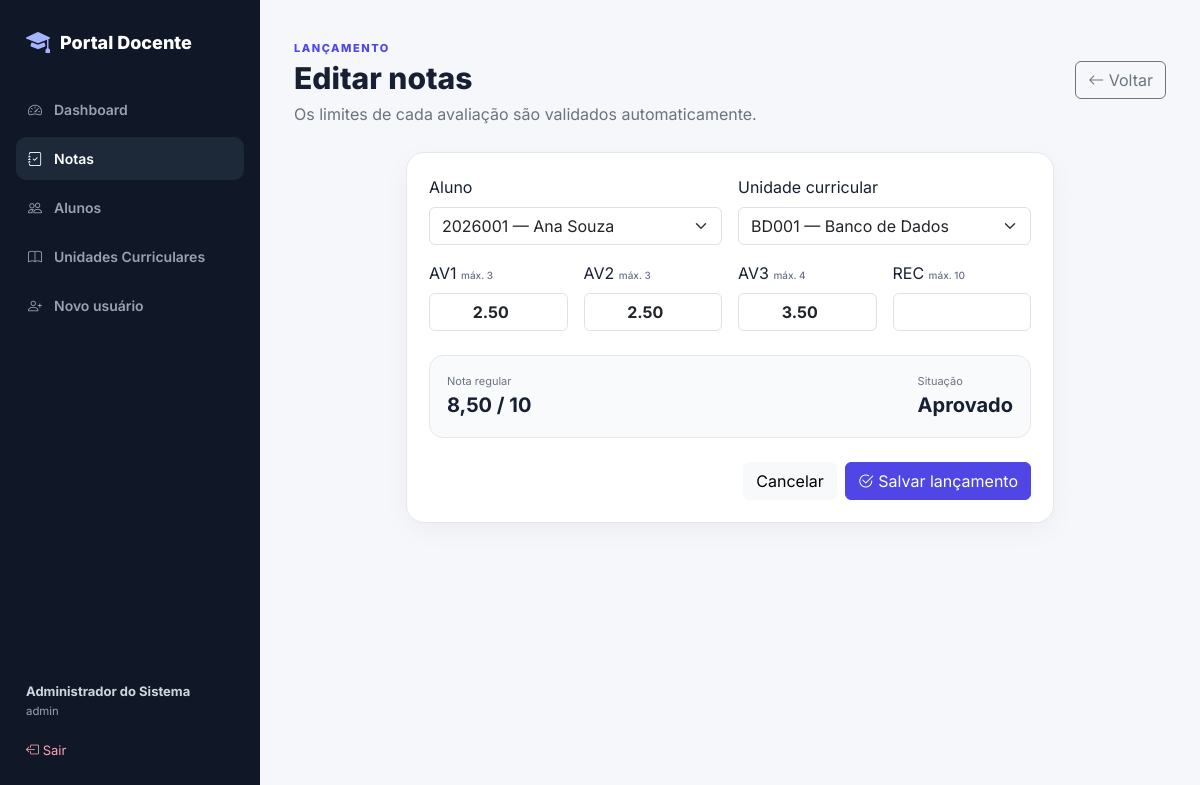
Screenshot of /View/nota_form.php?id=1 (signed in) with the database file from the repository.
### tables this page shows
CREATE TABLE notas (
    id INT UNSIGNED AUTO_INCREMENT PRIMARY KEY,
    aluno_id INT UNSIGNED NOT NULL,
    uc_id INT UNSIGNED NOT NULL,
    av1 DECIMAL(4,2) NULL,
    av2 DECIMAL(4,2) NULL,
    av3 DECIMAL(4,2) NULL,
    rec DECIMAL(4,2) NULL,
    criado_em TIMESTAMP NOT NULL DEFAULT CURRENT_TIMESTAMP,
    atualizado_em TIMESTAMP NOT NULL DEFAULT CURRENT_TIMESTAMP ON UPDATE CURRENT_TIMESTAMP,

    CONSTRAINT chk_av1 CHECK (av1 IS NULL OR (av1 >= 0 AND av1 <= 3)),
    CONSTRAINT chk_av2 CHECK (av2 IS NULL OR (av2 >= 0 AND av2 <= 3)),
    CONSTRAINT chk_av3 CHECK (av3 IS NULL OR (av3 >= 0 AND av3 <= 4)),
    CONSTRAINT chk_rec CHECK (rec IS NULL OR (rec >= 0 AND rec <= 10)),

    CONSTRAINT fk_notas_aluno FOREIGN KEY (aluno_id) REFERENCES alunos(id) ON DELETE CASCADE,
    CONSTRAINT fk_notas_uc FOREIGN KEY (uc_id) REFERENCES unidades_curriculares(id) ON DELETE RESTRICT,
    CONSTRAINT uq_aluno_uc UNIQUE (aluno_id, uc_id)
);

CREATE TABLE alunos (
    id INT UNSIGNED AUTO_INCREMENT PRIMARY KEY,
    nome VARCHAR(120) NOT NULL,
    matricula VARCHAR(30) NOT NULL UNIQUE,
    email VARCHAR(150) NOT NULL,
    curso VARCHAR(120) NOT NULL,
    criado_em TIMESTAMP NOT NULL DEFAULT CURRENT_TIMESTAMP
);

CREATE TABLE unidades_curriculares (
    id INT UNSIGNED AUTO_INCREMENT PRIMARY KEY,
    codigo VARCHAR(20) NOT NULL UNIQUE,
    nome VARCHAR(120) NOT NULL,
    carga_horaria SMALLINT UNSIGNED NOT NULL DEFAULT 40,
    periodo VARCHAR(20) NULL,
    criado_em TIMESTAMP NOT NULL DEFAULT CURRENT_TIMESTAMP
);

### Model/Connection.php (called while the page is built, shortened)
<?php
class Connection
{
    private static ?PDO $instance = null;
    public static function getInstance(): PDO
    {
        if (self::$instance === null) {
            try {
                self::$instance = new PDO(
                    'mysql:host=' . DB_HOST . ';port=' . DB_PORT . ';dbname=' . DB_NAME . ';charset=utf8mb4',
                    DB_USER,
                    DB_PASSWORD,
                    [
                        PDO::ATTR_ERRMODE => PDO::ERRMODE_EXCEPTION,
                        PDO::ATTR_DEFAULT_FETCH_MODE => PDO::FETCH_ASSOC,
                        PDO::ATTR_EMULATE_PREPARES => false,
                    ]
                );
            } catch (PDOException $e) {
                die('Não foi possível conectar ao MySQL. Verifique Config/configuration.php e se o MySQL do XAMPP está iniciado.');
            }
        }
        return self::$instance;
    }
}

### Model/Aluno.php (called while the page is built, shortened)
<?php
class Aluno
{
    private PDO $db;
    public function __construct()
    {
        $this->db = Connection::getInstance();
    }
    public function listar(string $busca = ''): array
    {
        $sql = 'SELECT a.*, COUNT(n.id) AS total_notas
                FROM alunos a
                LEFT JOIN notas n ON n.aluno_id = a.id';
        $params = [];
        $sql .= ' GROUP BY a.id ORDER BY a.nome';
        $stmt = $this->db->prepare($sql);
        $stmt->execute($params);
        return $stmt->fetchAll();
    }
}

### Controller/NotaController.php (called while the page is built, shortened)
<?php
class NotaController
{
    private Nota $model;
    public function __construct()
    {
        $this->model = new Nota();
    }
    public function porId(int $id): ?array
    {
        return $this->model->porId($id);
    }
}

### Model/Nota.php (called while the page is built, shortened)
<?php
class Nota
{
    private PDO $db;
    public function __construct()
    {
        $this->db = Connection::getInstance();
    }
    public function porId(int $id): ?array
    {
        $stmt = $this->db->prepare(
            'SELECT n.*, a.nome AS aluno_nome, a.matricula, u.nome AS uc_nome, u.codigo AS uc_codigo
             FROM notas n
             JOIN alunos a ON a.id = n.aluno_id
             JOIN unidades_curriculares u ON u.id = n.uc_id
             WHERE n.id = :id'
        );
        $stmt->execute(['id' => $id]);
        return $stmt->fetch() ?: null;
    }
}

### bootstrap.php (called while the page is built, shortened)
<?php
function e(mixed $value): string
{
    return htmlspecialchars((string)$value, ENT_QUOTES, 'UTF-8');
}

### Model/UnidadeCurricular.php (called while the page is built, shortened)
<?php
class UnidadeCurricular
{
    private PDO $db;
    public function __construct()
    {
        $this->db = Connection::getInstance();
    }
    public function listar(): array
    {
        return $this->db->query(
            'SELECT u.*, COUNT(n.id) AS total_lancamentos
             FROM unidades_curriculares u
             LEFT JOIN notas n ON n.uc_id = u.id
             GROUP BY u.id
             ORDER BY u.nome'
        )->fetchAll();
    }
}

### View/nota_form.php (the view, shortened to what this page needs)
<?php
require_once __DIR__ . '/../bootstrap.php';
$id = isset($_GET['id']) ? (int)$_GET['id'] : 0;
$notaController = new NotaController();
$nota = $id ? $notaController->porId($id) : null;
$alunos = (new Aluno())->listar();
$ucs = (new UnidadeCurricular())->listar();
require __DIR__ . '/_header.php';
?>
<div class="page-header">
<div><span class="eyebrow">LANÇAMENTO</span><h1><?= $id ? 'Editar notas' : 'Lançar notas' ?></h1><p>Os limites de cada avaliação são validados automaticamente.</p></div>
<a href="notas.php" class="btn btn-outline-secondary"><i class="bi bi-arrow-left"></i> Voltar</a>
</div>
<div class="row justify-content-center"><div class="col-xl-9">
<div class="panel">
<form method="post">
<div class="row g-3">
<div class="col-md-6"><label class="form-label">Aluno</label>
<select name="aluno_id" class="form-select" required>
<?php foreach ($alunos as $a): ?>
<option value="<?= $a['id'] ?>" <?= (($nota['aluno_id'] ?? '') == $a['id']) ? 'selected' : '' ?>><?= e($a['matricula']) ?> — <?= e($a['nome']) ?></option>
<?php endforeach; ?>
</select></div>
<div class="col-md-6"><label class="form-label">Unidade curricular</label>
<select name="uc_id" class="form-select" required>
<?php foreach ($ucs as $u): ?>
<option value="<?= $u['id'] ?>" <?= (($nota['uc_id'] ?? '') == $u['id']) ? 'selected' : '' ?>><?= e($u['codigo']) ?> — <?= e($u['nome']) ?></option>
<?php endforeach; ?>
</select></div>
<div class="col-md-3"><label class="form-label">AV1 <span class="limit">máx. 3</span></label><input type="number" name="av1" class="form-control nota-input" min="0" max="3" step="0.01" value="<?= e($nota['av1'] ?? '') ?>"></div>
<div class="col-md-3"><label class="form-label">AV2 <span class="limit">máx. 3</span></label><input type="number" name="av2" class="form-control nota-input" min="0" max="3" step="0.01" value="<?= e($nota['av2'] ?? '') ?>"></div>
<div class="col-md-3"><label class="form-label">AV3 <span class="limit">máx. 4</span></label><input type="number" name="av3" class="form-control nota-input" min="0" max="4" step="0.01" value="<?= e($nota['av3'] ?? '') ?>"></div>
<div class="col-md-3"><label class="form-label">REC <span class="limit">máx. 10</span></label><input type="number" name="rec" class="form-control nota-input" min="0" max="10" step="0.01" value="<?= e($nota['rec'] ?? '') ?>"></div>
</div>
<div class="calculator-box mt-4">
<div><span>Nota regular</span><strong id="regularPreview">0,00 / 10</strong></div>
<div><span>Situação</span><strong id="situacaoPreview">—</strong></div>
</div>
<div class="d-flex justify-content-end gap-2 mt-4">
<a href="notas.php" class="btn btn-light">Cancelar</a><button class="btn btn-primary"><i class="bi bi-check2-circle"></i> Salvar lançamento</button>
</div>
</form>
</div></div></div>
<?php require __DIR__ . '/_footer.php'; ?>

### templates/css/app.css (style rules this page uses)
:root { --primary:#4f46e5;--primary-dark:#3730a3;--bg:#f5f7fb;--surface:#fff;--text:#172033; --muted:#6b7280;--border:#e5e7eb;--sidebar:#101828;--sidebar-muted:#98a2b3; }
* { box-sizing:border-box }
body { margin:0;font-family:Inter,system-ui,sans-serif;background:var(--bg);color:var(--text) }
a { text-decoration:none }
.page-header { display:flex;justify-content:space-between;gap:20px;align-items:center;margin-bottom:26px }
.page-header h1 { font-size:30px;font-weight:800;margin:2px 0 6px }
.page-header p { margin:0;color:var(--muted) }
.eyebrow { font-size:11px;letter-spacing:.14em;font-weight:800;color:var(--primary) }
.btn-primary { background:var(--primary);border-color:var(--primary) }
.panel { background:var(--surface);border:1px solid var(--border);border-radius:18px;padding:22px;box-shadow:0 8px 28px rgba(15,23,42,.04) }
.limit { font-size:10px;color:#667085;font-weight:500 }
.calculator-box { display:flex;justify-content:space-between;gap:20px;background:#f8fafc;border:1px solid var(--border);border-radius:14px;padding:17px }
.calculator-box span { display:block;font-size:11px;color:var(--muted) }
.calculator-box strong { font-size:20px }
.nota-input { text-align:center;font-weight:700 }

### rows the page displays
notas: aluno_id "2026001 — Ana Souza", uc_id "BD001 — Banco de Dados", av1 "2.50", av2 "2.50", av3 "3.50"

### other values shown
$_SESSION['usuario_nome'] "Administrador do Sistema"
$_SESSION['usuario_tipo'] "admin"
